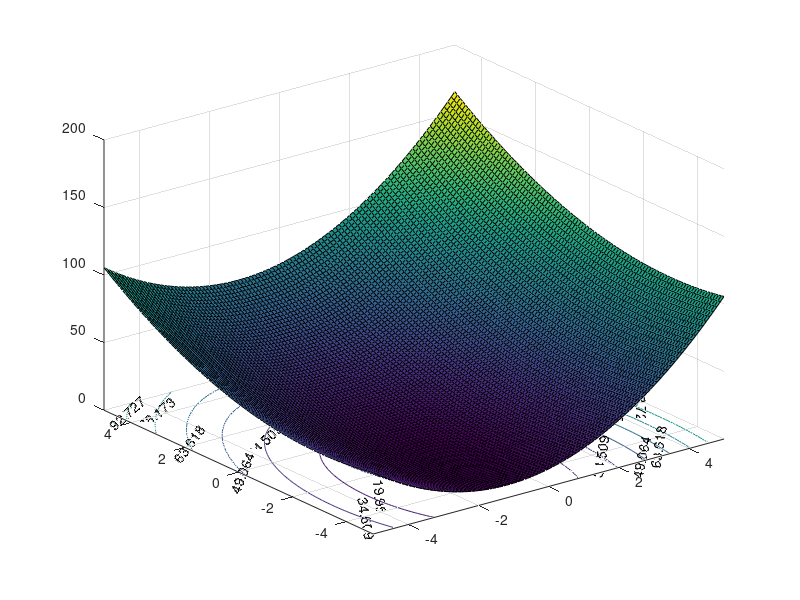

The MATLAB source for this figure:
clc
clear 

x = -5:.1:5;
y = -5:0.1:5;

[X,Y] = meshgrid(x,y);

z = (X+3).^2 + (Y+3).^2 + 1.5*X.^2 - X.^2 * Y;

surf(X,Y,z)
hold on
[c,h]= contour(X,Y,z);
clabel(c,h)
grid on
